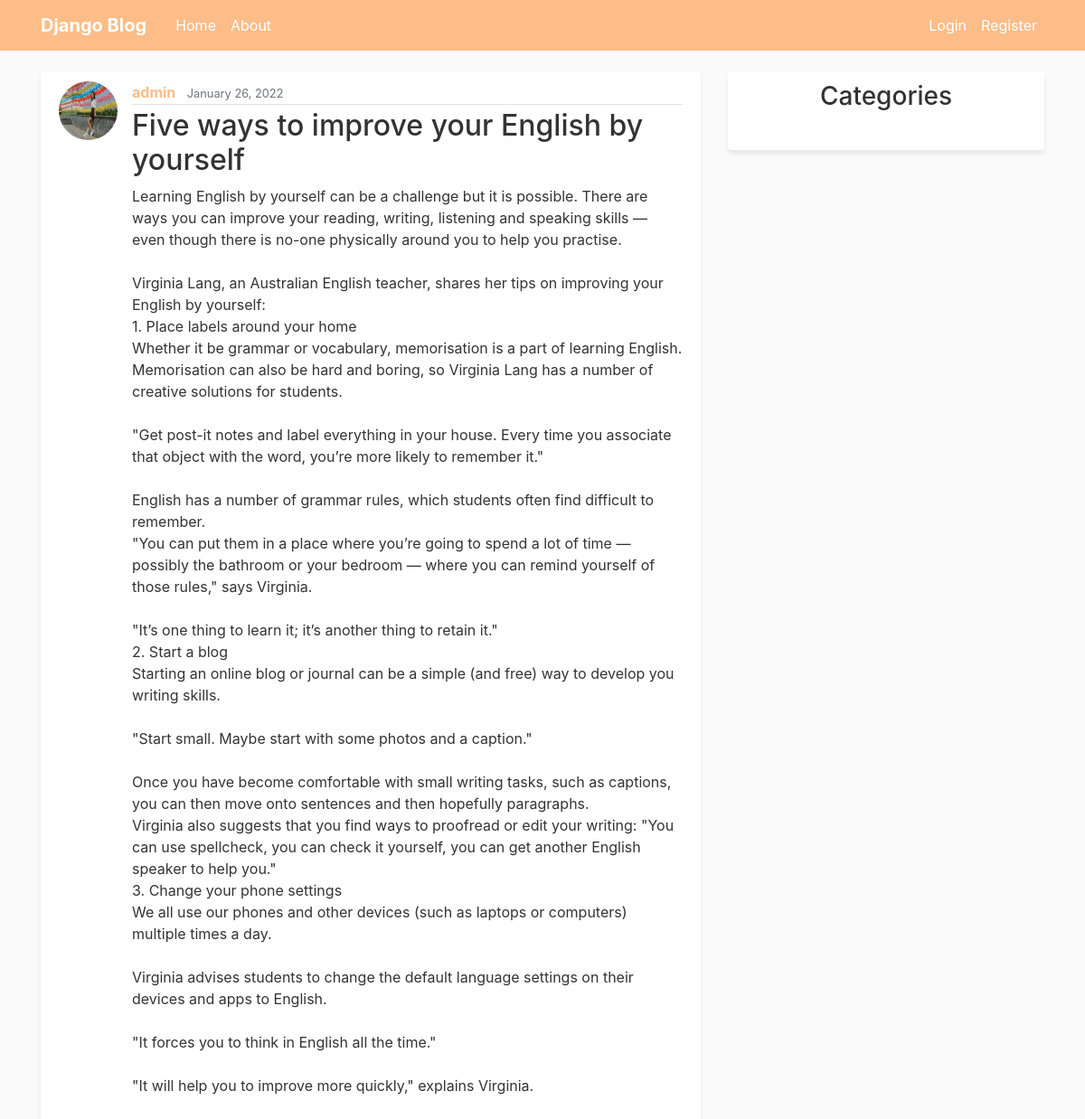
The page /post/35/ on the database its author committed.
### blog/models.py (models this page shows, shortened)
class Post(models.Model):
    title = models.CharField(max_length=100)
    content = models.TextField()
    created_at = models.DateTimeField(default=timezone.now)
    author = models.ForeignKey(User, on_delete=models.CASCADE)
    category = models.ForeignKey(Category, on_delete=models.SET_NULL, null=True, blank=True)

### users/models.py (models this page shows, shortened)
class Profile(models.Model):
    user = models.OneToOneField(User, on_delete=models.CASCADE, related_name='profile')
    image = models.ImageField(default = 'profile_pics/default.jpg', upload_to = 'profile_pics')

### blog/views.py (the view)
# urls.py: path('post/<int:pk>/', PostDetailView.as_view(), name='post-detail'),
class PostDetailView(DetailView):
    model = Post

### blog/templates/blog/post_detail.html (shortened to what this page needs)
{% extends 'blog/base.html' %}
{% block content %}
    <article class="media content-section">
        <img src="{{ post.author.profile.image.url }}" class="rounded-circle article-img">
    <div class="media-body">
        <div class="article-metadata">
        <a class="mr-2" href="{% url 'user-posts' object.author.username %}">{{ object.author }}</a>
        <small class="text-muted">{{ object.created_at|date:"F d, Y" }}</small>
        </div>
        <h2>{{ object.title }}</h2>
        <p class="article-content">{{ object.content }}</p>
    </div>
    </article>
{% endblock content %}

### blog/static/blog/main.css (style rules this page uses)
body { background: #fafafa; color: #333333; margin-top: 5rem; }
h1, h2, h3, h4, h5, h6 { color: #333333; }
.content-section { background: #ffffff; padding: 10px 20px; margin-bottom: 20px; box-shadow: 0px 4px 5px 0px rgba(0,0,0,0.08) ; }
.article-content { white-space: pre-line; }
.article-img { height: 65px; width: 65px; margin-right: 16px; }
.article-metadata { padding-bottom: 1px; margin-bottom: 4px; border-bottom: 1px solid #e3e3e3 }
.article-metadata a { color: #FCBD88; font-weight: 700; }

### rows shown on the page
Post: author.profile.image (picture), author "admin", created_at "January 26, 2022", title "Five ways to improve your English by yourself", content "Learning English by yourself can be a challenge but it is possible. There are ways you can improve your reading, writing, listening and speaking skills — even though there is no-one physically around you to help you practise. Virginia Lang, an Australian English teacher, shares her tips on improving your English by yourself: 1. Place labels around your home Whether it be grammar or vocabulary, memorisation is a part of learning English. Memorisation can also be hard and boring, so Virginia Lang has a number of creative solutions for students. \"Get post-it notes and label everything in your house. Every time you associate that object with the word, you’re more likely to remember it.\" English…"
